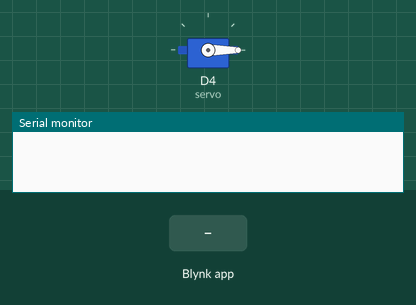
A sketch run on a simulated ESP8266 (NodeMCU). Shown: servo, the last lines printed to the serial monitor. The inputs (shaded band) are chosen by the test bench. WiFi joins after 1.5 s; servers stay silent unless stated.

Above: at 3.2 s.
3.3 s: Blynk app writes 200 to V0
At 4.5 s:
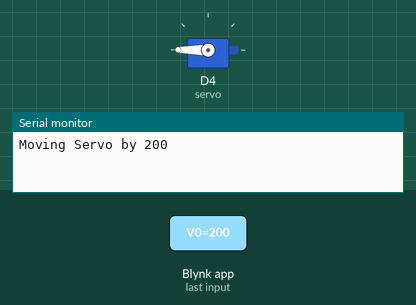
4.8 s: Blynk app writes 0 to V0
At 5.7 s:
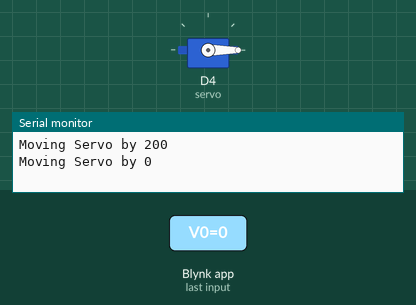
Timing chart, 0 to 7.8 s (numbered marks = the images above; inputs shaded):
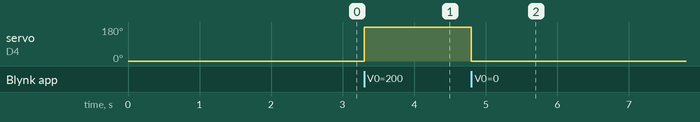

The sketch:

ESP8266_NODEMCU_Code.ino
```cpp
#include <BlynkSimpleEsp8266.h>
#include <Servo.h>

#define BLYNK_TEMPLATE_ID "TMPL3dS8GsEei"
#define BLYNK_DEVICE_NAME "Assignment2"
#define BLYNK_AUTH_TOKEN "cpDhWvdpRiU5SEpVkiRYiARfWHx3kU6l"
#define BLYNK_PRINT Serial

int value = 0, angle;
Servo servo;

char auth[] = BLYNK_AUTH_TOKEN ;
char ssid[] = "pato";
char pass[] = "mayurpato";

void move_servo(int);

BLYNK_WRITE(V0){
  if (value != param.asInt())
  {
    value = param.asInt();
    move_servo(value);
  }
}

void setup(){
  Serial.begin(115200);
  Blynk.begin(auth, ssid, pass);
  servo.attach(D4);
  servo.write(0);
  delay(200);
}

void loop(){
  Blynk.run();
}

void move_servo(int angle){
  Serial.print("Moving Servo by ");
  Serial.println(angle);
  servo.write(angle);
  delay(100);
}
```

Measured:
- after the input at 3.3 s, servo on D4 (servo): 0° → 180° at once
- after the input at 4.8 s, servo on D4 (servo): 180° → 0° at once
